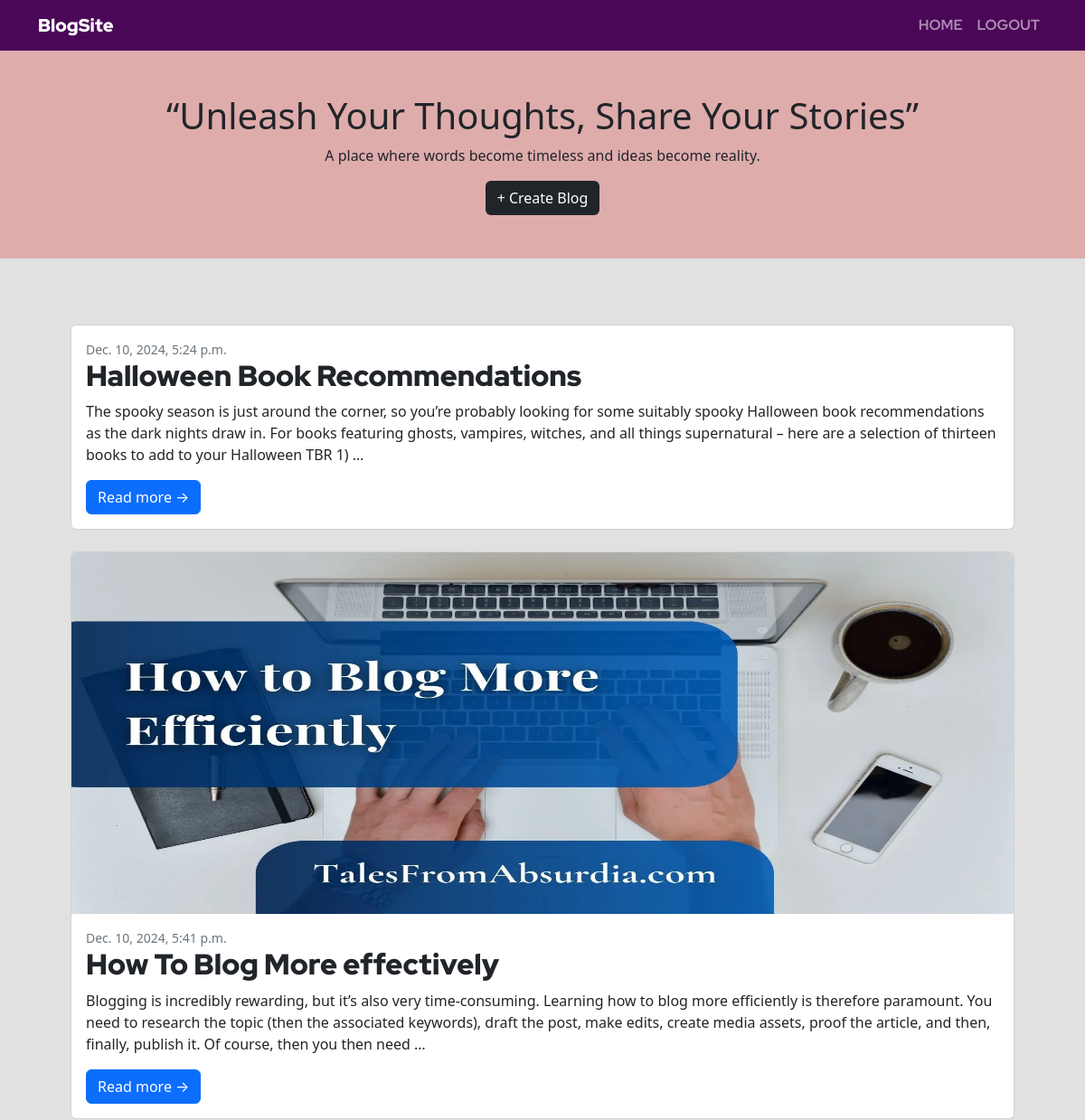
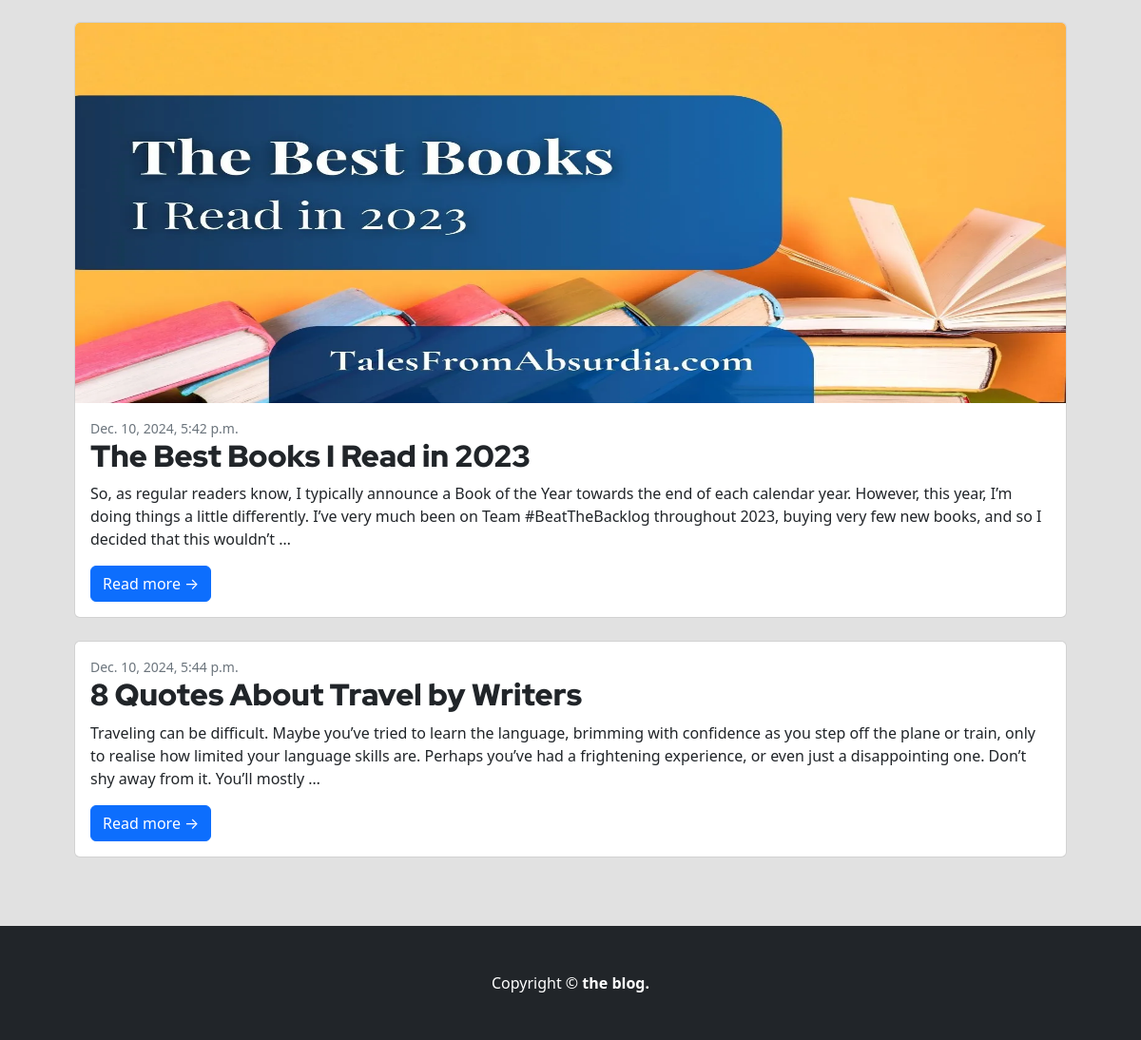
The app's page /home (signed in) with its own data (2 pictures, top to bottom).
### AdminApp/models.py (models this page shows, shortened)
class Blog(models.Model):
    title=models.CharField(max_length=100)
    image=models.ImageField(upload_to="images",blank=True, null=True)
    description=models.TextField()
    created_at=models.DateTimeField(auto_now_add=True)
    user=models.ForeignKey(settings.AUTH_USER_MODEL,on_delete=models.CASCADE)

### AdminApp/views.py (the view)
# urls.py: path('home',views.Home.as_view(),name='home_view'),
class Home(TemplateView):
    template_name="index.html"
    def get_context_data(self, **kwargs):
        context=super().get_context_data(**kwargs)
        context["blog"]=Blog.objects.filter(user=self.request.user)
        return context

### UserApp/templates/index.html (shortened to what this page needs)
{% load static %}
<!DOCTYPE html>
<html lang="en">
<head>
    <link href="{% static 'css/styles.css' %}" rel="stylesheet" />
</head>
<body style="background-color: #e1e1e1;">
    <nav class="navbar navbar-expand-lg navbar-dark" style="background-color: #4a0757;">
        <div class="container">
            <a class="navbar-brand box1" href="#!">BlogSite</a>
            <div class="collapse navbar-collapse" id="navbarSupportedContent">
                <ul class="navbar-nav ms-auto mb-2 mb-lg-0">
                    <li class="nav-item"><a class="nav-link box2" href="{% url 'home_view' %}">HOME</a></li>
                    <li class="nav-item"><a class="nav-link box2" aria-current="page" href="{% url 'logout_view' %}">LOGOUT</a></li>
                </ul>
            </div>
        </div>
    </nav>
    <header class="py-5  border-bottom mb-4" style="color:#eb14b2; background-color: #dfacac;">
        <div class="container" style="color:#222021;">
            {% block content %}
            <div class="hero text-dark text-center">
                <h1>“Unleash Your Thoughts, Share Your Stories”</h1>
                <p>A place where words become timeless and ideas become reality.</p>
                <a href="{% url 'create_view' %}" class="btn btn-create bg-dark text-white">+ Create Blog</a>
            </div>
        </div>
    </header>
    <div class="container d-flex p-5 flex-column align-items-center justify-content-center">
        {% if blog %}
        <div class="row">
             {% for i in blog %}
            <div class="col-lg-12">
                <div class="card mb-4">
                    {% if i.image %}
                        <a href="{% url 'detail_view' i.id %}"><img  height="400px" width="400px" class="card-img-top" src="{{i.image}}"
                            alt="..." /></a>
                    {% endif %}
                    <div class="card-body">
                        <div class="small text-muted">{{i.created_at}}</div>
                        <h2 class="card-title box1">{{i.title}}</h2>
                        <p class="card-text">{{i.description|truncatewords:50}}</p>
                        <a class="btn btn-primary" href="{% url 'detail_view' i.id %}">Read more →</a>
                    </div>
                </div>
            </div>
            {% endfor %}
        </div>
        {% else %}
            <p><strong>You haven't written any blogs yet.</strong> <a href="{% url 'create_view' %}" class="box1" style=" font-size: 900; color:#3a2621;">Create one now!</a></p>
        {% endif %}
    </div>
    {% endblock %}
    <footer class="py-5 bg-dark">
        <div class="container">
            <p class="m-0 text-center text-white">Copyright &copy; <strong>the blog.</strong></p>
        </div>
    </footer>
</body>
</html>

### UserApp/templates/index.html (style rules this page uses)
.box1 { font-family: "Red Hat Display", sans-serif; font-optical-sizing: auto; font-weight: 900; font-style: normal; }
.box2 { font-family: "Red Hat Display", sans-serif; font-optical-sizing: auto; font-weight: bold; font-style: normal; }

### records on screen
Blog: created_at "Dec. 10, 2024, 5:24 p.m.", title "Halloween Book Recommendations", description "The spooky season is just around the corner, so you’re probably looking for some suitably spooky Halloween book recommendations as the dark nights draw in. For books featuring ghosts, vampires, witches, and all things supernatural – here are a selection of thirteen books to add to your Halloween TBR 1) …"
Blog: image (picture), created_at "Dec. 10, 2024, 5:41 p.m.", title "How To Blog More effectively", description "Blogging is incredibly rewarding, but it’s also very time-consuming. Learning how to blog more efficiently is therefore paramount. You need to research the topic (then the associated keywords), draft the post, make edits, create media assets, proof the article, and then, finally, publish it. Of course, then you then need …"
Blog: image (picture), created_at "Dec. 10, 2024, 5:42 p.m.", title "The Best Books I Read in 2023", description "So, as regular readers know, I typically announce a Book of the Year towards the end of each calendar year. However, this year, I’m doing things a little differently. I’ve very much been on Team #BeatTheBacklog throughout 2023, buying very few new books, and so I decided that this wouldn’t …"
Blog: created_at "Dec. 10, 2024, 5:44 p.m.", title "8 Quotes About Travel by Writers", description "Traveling can be difficult. Maybe you’ve tried to learn the language, brimming with confidence as you step off the plane or train, only to realise how limited your language skills are. Perhaps you’ve had a frightening experience, or even just a disappointing one. Don’t shy away from it. You’ll mostly …"
